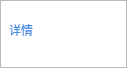
<?xml version="1.0" encoding="UTF-8"?>
<ui version="4.0">
 <class>myToolTip</class>
 <widget class="QDialog" name="myToolTip">
  <property name="geometry">
   <rect>
    <x>0</x>
    <y>0</y>
    <width>127</width>
    <height>68</height>
   </rect>
  </property>
  <property name="windowTitle">
   <string>Dialog</string>
  </property>
  <property name="styleSheet">
   <string notr="true">QDialog{
background-color: rgb(255, 255, 255);
border-width: 1px;
border-style: solid;
border-color: rgb(185, 185, 185);}</string>
  </property>
  <layout class="QGridLayout" name="gridLayout_3">
   <property name="leftMargin">
    <number>1</number>
   </property>
   <property name="topMargin">
    <number>1</number>
   </property>
   <property name="rightMargin">
    <number>1</number>
   </property>
   <property name="bottomMargin">
    <number>1</number>
   </property>
   <property name="spacing">
    <number>0</number>
   </property>
   <item row="0" column="0">
    <layout class="QVBoxLayout" name="verticalLayout" stretch="12,12,0">
     <property name="spacing">
      <number>0</number>
     </property>
     <item>
      <spacer name="verticalSpacer">
       <property name="orientation">
        <enum>Qt::Vertical</enum>
       </property>
       <property name="sizeType">
        <enum>QSizePolicy::Preferred</enum>
       </property>
       <property name="sizeHint" stdset="0">
        <size>
         <width>20</width>
         <height>12</height>
        </size>
       </property>
      </spacer>
     </item>
     <item>
      <layout class="QHBoxLayout" name="horizontalLayout" stretch="8,24,95">
       <property name="spacing">
        <number>0</number>
       </property>
       <item>
        <spacer name="horizontalSpacer">
         <property name="orientation">
          <enum>Qt::Horizontal</enum>
         </property>
         <property name="sizeHint" stdset="0">
          <size>
           <width>8</width>
           <height>20</height>
          </size>
         </property>
        </spacer>
       </item>
       <item>
        <widget class="QLabel" name="label">
         <property name="styleSheet">
          <string notr="true">QLabel{font: bold large /'SourceHanSansK-Regular/';font-size:12px;
color: rgb(74, 144, 226);}</string>
         </property>
         <property name="text">
          <string>详情</string>
         </property>
        </widget>
       </item>
       <item>
        <spacer name="horizontalSpacer_2">
         <property name="orientation">
          <enum>Qt::Horizontal</enum>
         </property>
         <property name="sizeHint" stdset="0">
          <size>
           <width>95</width>
           <height>20</height>
          </size>
         </property>
        </spacer>
       </item>
      </layout>
     </item>
     <item>
      <widget class="QWidget" name="widget_botton" native="true">
       <property name="styleSheet">
        <string notr="true">QWidget#widget_botton{
	background-color: rgb(255, 255, 255);
}</string>
       </property>
       <layout class="QGridLayout" name="gridLayout_2">
        <property name="leftMargin">
         <number>11</number>
        </property>
        <property name="topMargin">
         <number>13</number>
        </property>
        <property name="rightMargin">
         <number>8</number>
        </property>
        <property name="bottomMargin">
         <number>14</number>
        </property>
        <property name="spacing">
         <number>0</number>
        </property>
        <item row="0" column="0">
         <layout class="QGridLayout" name="layout_data">
          <property name="horizontalSpacing">
           <number>6</number>
          </property>
          <property name="verticalSpacing">
           <number>0</number>
          </property>
         </layout>
        </item>
       </layout>
      </widget>
     </item>
    </layout>
   </item>
  </layout>
 </widget>
 <resources/>
 <connections/>
</ui>
